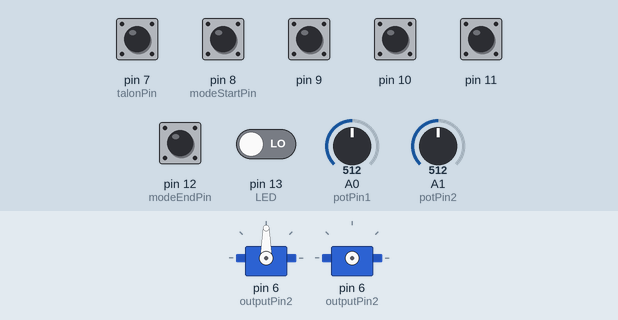
Recording of a sketch running on a simulated Arduino Uno, built with avr-gcc and run on an emulated ATmega328P. Parts: 2 × servo. Inputs (shaded band) come from the test bench; at power-on: pin 7 (talonPin), pin 8 (modeStartPin), pin 9–11, pin 12 (modeEndPin) HIGH, pin 13 (LED) LOW, A0 (potPin1) = 512, A1 (potPin2) = 512.

Above: at 1.2 s.
1.3 s: A0 (potPin1) set to 900
At 2.7 s:
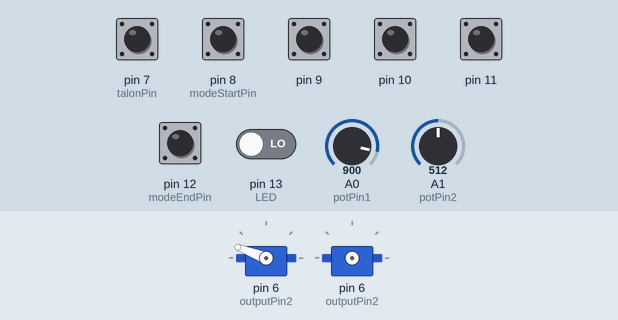
3.2 s: pin 7 (talonPin) pulled LOW for 0.15 s
4.8 s: pin 9 pulled LOW for 0.15 s
At 4.98 s:
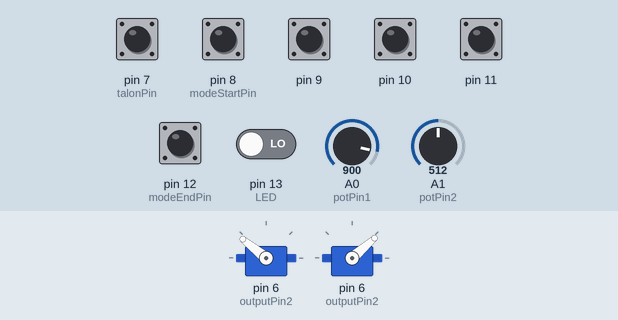
6.7 s: pin 10 pulled LOW for 1 s
At 6.85 s:
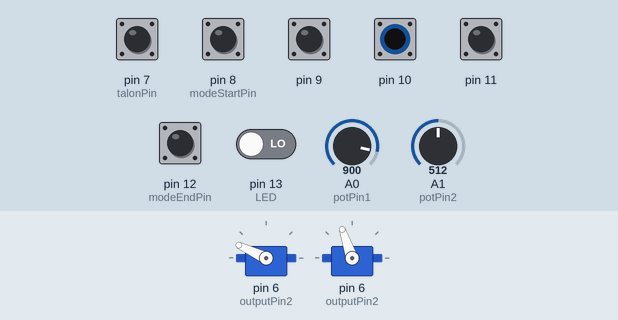
9.7 s: A1 (potPin2) set to 306
At 10.7 s:
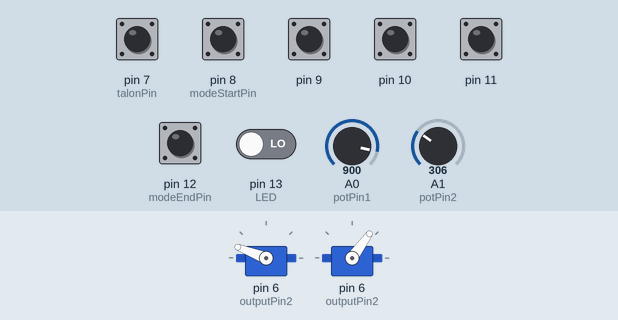
11.2 s: pin 12 (modeEndPin) pulled LOW for 1 s
At 12.05 s:
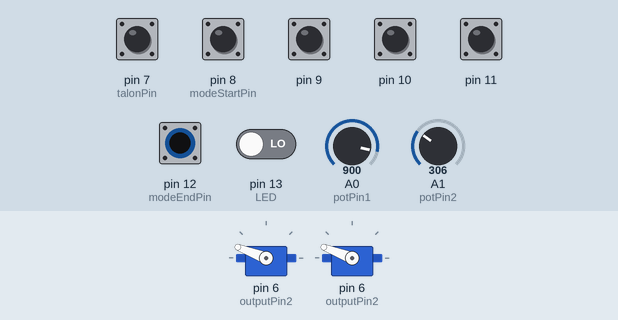
Timing chart, 0 to 14.2 s (numbered marks = the images above; inputs shaded):
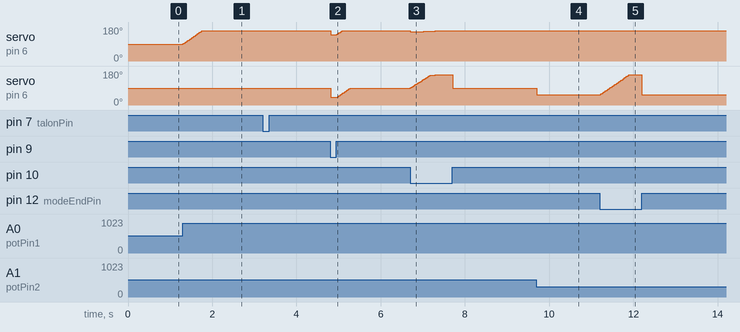

The sketch:

PWM_Generator.ino
```cpp
#include <Servo.h>
#include "ModePins.h"
#include "Signum.h"

// Sets cycle time
const double maxChangePerSecond = 180; // max motor speed change per second on the 0-180 scale
const double maxChangePerCycle = 1; // probably should just leave at 1, for max resolution with respect to time
const int timePerCycle = ceil(maxChangePerCycle*1000.0/maxChangePerSecond); // take ceiling of result for safety, slower changes; (change/cycle)*(1000ms/second)/(change/second) = ms/cycle

// Sweep parameters
const unsigned long minSweepTime = 3000; // the minimum time for 1 period of sweep
const unsigned long maxSweepTime = 60000; // the maximum time for 1 period of sweep
// constant for use in sweep equation that adjusts the input to give values between min and max, equivalent to the change in sweep time per degree of pot-turn, units time/degree
const double timeChangePerDegree = (double)(maxSweepTime-minSweepTime)/180.0;

const int neutralRange = 10; // Range above or below the pot input that corresponds to neutral, means that 512+/- neutral range would still be neutral

// Initialize PWM signals
Servo motor1;
Servo motor2;

// Set analog input pins for potentiometers
const int potPin1 = 0;
const int potPin2 = 1;
// Set PWM output pins
const int outputPin1 = 5;
const int outputPin2 = 6;

// keeps track of Talon switch states
boolean currentTalonSwitch;
boolean lastTalonSwitch;

// Stores raw potentiometer readings, set to 512 because that's neutral
int potVal1 = 512;
int potVal2 = 512;
// Stores value after mapping, set to 90 because that's neutral
int mapVal1 = 90;
int mapVal2 = 90;
// Stores output "angles", set to 90 because that's neutral
int outputVal1 = 90;
int outputVal2 = 90;
// For smoothing, set to 90 because that's neutral
int lastOutput1 = 90;
int lastOutput2 = 90;
// general time
unsigned long time = 0;

// Stores setting of mode selections switches
int modeSwitch = independentMode;

////----------- DEBUGGING STUFF ----------- when in use there can be slight pauses when it outputs, disable for real use
//// For limiting serial output to a low frequency
//unsigned long updateLast = 0;
//int serialDelay = 400; // Waits this many milliseconds between data outputs
//
//// Prints both raw analog values and actual output values over serial, for debugging
//// Updates if current time minus last time is greater than the delay time
//// Only resets delay timer when "resetDelayTimer" is true
//// Set which motor, input, and output number is displayed with "textNumber"
//unsigned long printAnalog(int analogInput, int servoAngle, int modeSwitch, unsigned long updateLast, int Delay, boolean resetDelayTimer, int textNumber, boolean currentTalonSwitch) {
//  if (time - updateLast > Delay) {
//    Serial.print("-- ");Serial.println(textNumber);
//    Serial.print("T ");Serial.println(currentTalonSwitch);
//    Serial.print("M ");Serial.println(modeSwitch);
//    Serial.print("I ");Serial.println(analogInput);
//    Serial.print("O ");Serial.println(servoAngle);
//    Serial.println();
//    if (resetDelayTimer == 1) {
//      updateLast = time;
//    }
//  }
//  return updateLast;
//}

void setup() {
//  Serial.begin(9600); // Uncomment when using the debug code

  // Initialize mode switch input pins, "for loop" uses less memory
  for (int iii=talonPin; iii<=modeEndPin; iii++) { // startPin and endPin are from ModePins.h
    pinMode(iii, INPUT_PULLUP);
  }
  pinMode(13, INPUT);

  // Initialize talon selection switch
  currentTalonSwitch = digitalRead(talonPin);
  lastTalonSwitch = !currentTalonSwitch; // opposite so it thinks it's changed and it sets the mode
}

void loop() {
  time = millis();

  // Sets talon mode and pwm ranges
  currentTalonSwitch = digitalRead(talonPin);
  if (lastTalonSwitch != currentTalonSwitch) { // checks if talon mode has changed
    if (currentTalonSwitch) { // talon mode on
      motor1.attach(outputPin1, 900, 2000);
      motor1.attach(outputPin2, 900, 2000);
    }
    else { // talon mode off, for victors, jaguars, Hitec HS-322HD servos
      motor1.attach(outputPin1, 678, 2310);
      motor2.attach(outputPin2, 678, 2310);
    }
  }
  lastTalonSwitch = currentTalonSwitch;

  // Reads mode switch
  modeSwitch = modeSwitchRead(modeStartPin, modeEndPin);

  // Gets potentiometer values
  potVal1 = analogRead(potPin1);
  if ((512-neutralRange < potVal1) && (potVal1 < neutralRange+512)) // Easily set to neutral
    potVal1 = 512;
  potVal2 = analogRead(potPin2);
  if ((512-neutralRange < potVal2) && (potVal2 < neutralRange+512))
    potVal2 = 512;

  // Maps potentiometer values to the servo angle from 0 to 180
  mapVal1 = map(potVal1, 0, 1023, 0, 181);
  mapVal2 = map(potVal2, 0, 1023, 0, 181);

  // Sets mode
  outputVal1 = setMode(modeSwitch, mapVal1, mapVal2, 1);
  outputVal2 = setMode(modeSwitch, mapVal1, mapVal2, 2);

  // Output smoothing
  outputVal1 = smooth(outputVal1, lastOutput1);
  outputVal2 = smooth(outputVal2, lastOutput2);

  // Prints data for debugging
//  updateLast = printAnalog(potVal1, outputVal1, modeSwitch, updateLast, serialDelay, 0, 1, currentTalonSwitch);
//  updateLast = printAnalog(potVal2, outputVal2, modeSwitch, updateLast, serialDelay, 1, 2, currentTalonSwitch);

  // Writes output values
  motor1.write(outputVal1);
  motor2.write(outputVal2);

  // Sets last output
  lastOutput1 = outputVal1;
  lastOutput2 = outputVal2;

  delay(timePerCycle);
}

int modeSwitchRead(int startPin, int endPin) { // Set first and last pins it reads from, iteratively reads from pins between them
  int modeSwitch = -1; // If returns -1, read error
  for (int iii=startPin; iii<=endPin; iii++) { // start with servo mode, end at independent mode so independent overrides all
    if (digitalRead(iii) == 0) { // switch connects to gnd and there are internal pullups, so when it's switched, it goes low
      modeSwitch = iii;
    }
  }
  if (digitalRead(13) == 1) { // because pin 13 has the internal resistor and LED, which acts as a pull down
    modeSwitch = 13;
  }
  return modeSwitch;
}

int setMode(int modeSwitch, int outputVal1, int outputVal2, int outputSelect) {
  switch (outputSelect) {
    case 1:
      switch (modeSwitch) {
        case independentMode:
          return outputVal1;
          break;
        case syncMode:
          return outputVal1;
          break;
        case syncReverseMode:
          return outputVal1;
          break;
        case sweepMode:
          return sweepOutput(outputVal1);
          break;
        case sweepReverseMode:
          return sweepOutput(outputVal1);
          break;
        case servoMode:
          return servoOutput(outputVal1);
          break;
        default:
          return outputVal1;
      }
    case 2:
      switch (modeSwitch) {
        case independentMode:
          return outputVal2;
          break;
        case syncMode:
          return outputVal1;
          break;
        case syncReverseMode:
          return reverseOutput(outputVal1);
          break;
        case sweepMode:
          return sweepOutput(outputVal1);
          break;
        case sweepReverseMode:
          return reverseOutput(sweepOutput(outputVal1));
          break;
        case servoMode:
          return servoOutput(outputVal2);
          break;
        default:
          return outputVal2;
      }
     default:
       return 90; // returns neutral if improper output selected
  }
}

int reverseOutput(int outputVal) {
  return (180-outputVal);
}

int sweepOutput(int outputVal) {
  // multiply by 1000 before setting to int value because it would otherwise round to -1, 0, or 1 and lose value
  // factor 2pi shrinks period from 2pi to 1
  // factor 1/(...) extends period from 1 to (minimum time)+(pot angle)*(change in sweep time per degree of pot-turn) = (time) + (angle)*(time/angle) = time
  // setting outputVal to 0 gives factor 1/(minSweepTime)
  // setting outputVal to 180 gives factor 1/(minSweepTime + 180*(maxSweepTime-minSweepTime)/180.0) = 1/(min + max - min) = 1/max
  outputVal = 1000*sin((double)time*6.2832/((double)minSweepTime+(double)outputVal*timeChangePerDegree));
  outputVal = map(outputVal, -1000, 1000, 0, 181); // from +- 1000 because it can only take ints, and sin() makes -1 to 1
  return outputVal;
}

int servoOutput(int outputVal) {
  return outputVal;
}

int smooth(int outputVal, int lastOutput) {
  if (-maxChangePerCycle < (outputVal-lastOutput) < maxChangePerCycle) {
    return outputVal;
  }
  else {
    return lastOutput+sign(outputVal-lastOutput)*maxChangePerCycle;
  }
}
```

Signum.h
```cpp
// Signum function
template <typename T> int sign(T val) {
    return (T(0) < val) - (val < T(0));
}
```

ModePins.h
```cpp
typedef enum {
  talonPin = 7,
  modeStartPin = 8,
  servoMode = 8,
  sweepReverseMode = 9,
  sweepMode = 10,
  syncReverseMode = 11,
  syncMode = 12,
  modeEndPin = 12,
  independentMode = 13
} pins;
```

Measured:
- after the input at 1.3 s, servo on pin 6 (outputPin2): moves from 90° to 159° over 0.45 s, starting at once
- after the input at 4.8 s, servo on pin 6 (outputPin2): 159° → 139° at once, → 159° 0.11 s later
- after the input at 6.7 s, servo on pin 6 (outputPin2): rises from 90° to 161° in 0.89 s, then falls to 90° in 0.11 s
- after the input at 9.7 s, servo on pin 6 (outputPin2): 90° → 54° at once
- after the input at 11.2 s, servo on pin 6 (outputPin2): rises from 54° to 159° in 0.68 s, then falls to 54° in 0.32 s
